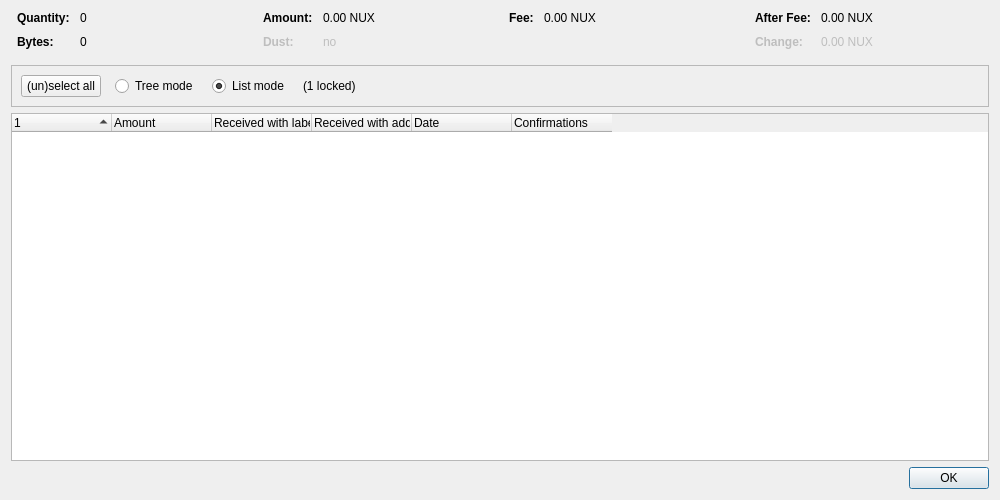
<?xml version="1.0" encoding="UTF-8"?>
<ui version="4.0">
 <class>CoinControlDialog</class>
 <widget class="QDialog" name="CoinControlDialog">
  <property name="geometry">
   <rect>
    <x>0</x>
    <y>0</y>
    <width>1000</width>
    <height>500</height>
   </rect>
  </property>
  <property name="windowTitle">
   <string>Coin Selection</string>
  </property>
  <layout class="QVBoxLayout" name="verticalLayout">
   <item>
    <layout class="QHBoxLayout" name="horizontalLayoutTop" stretch="0,0,0,0">
     <property name="topMargin">
      <number>0</number>
     </property>
     <property name="bottomMargin">
      <number>10</number>
     </property>
     <item>
      <layout class="QFormLayout" name="formLayoutCoinControl1">
       <property name="horizontalSpacing">
        <number>10</number>
       </property>
       <property name="verticalSpacing">
        <number>10</number>
       </property>
       <property name="leftMargin">
        <number>6</number>
       </property>
       <property name="rightMargin">
        <number>6</number>
       </property>
       <item row="0" column="0">
        <widget class="QLabel" name="labelCoinControlQuantityText">
         <property name="font">
          <font>
           <weight>75</weight>
           <bold>true</bold>
          </font>
         </property>
         <property name="text">
          <string>Quantity:</string>
         </property>
        </widget>
       </item>
       <item row="0" column="1">
        <widget class="QLabel" name="labelCoinControlQuantity">
         <property name="cursor">
          <cursorShape>IBeamCursor</cursorShape>
         </property>
         <property name="contextMenuPolicy">
          <enum>Qt::ActionsContextMenu</enum>
         </property>
         <property name="text">
          <string notr="true">0</string>
         </property>
         <property name="textInteractionFlags">
          <set>Qt::LinksAccessibleByMouse|Qt::TextSelectableByKeyboard|Qt::TextSelectableByMouse</set>
         </property>
        </widget>
       </item>
       <item row="1" column="0">
        <widget class="QLabel" name="labelCoinControlBytesText">
         <property name="font">
          <font>
           <weight>75</weight>
           <bold>true</bold>
          </font>
         </property>
         <property name="text">
          <string>Bytes:</string>
         </property>
        </widget>
       </item>
       <item row="1" column="1">
        <widget class="QLabel" name="labelCoinControlBytes">
         <property name="cursor">
          <cursorShape>IBeamCursor</cursorShape>
         </property>
         <property name="contextMenuPolicy">
          <enum>Qt::ActionsContextMenu</enum>
         </property>
         <property name="text">
          <string notr="true">0</string>
         </property>
         <property name="textInteractionFlags">
          <set>Qt::LinksAccessibleByMouse|Qt::TextSelectableByKeyboard|Qt::TextSelectableByMouse</set>
         </property>
        </widget>
       </item>
      </layout>
     </item>
     <item>
      <layout class="QFormLayout" name="formLayoutCoinControl2">
       <property name="horizontalSpacing">
        <number>10</number>
       </property>
       <property name="verticalSpacing">
        <number>10</number>
       </property>
       <property name="leftMargin">
        <number>6</number>
       </property>
       <property name="rightMargin">
        <number>6</number>
       </property>
       <item row="0" column="0">
        <widget class="QLabel" name="labelCoinControlAmountText">
         <property name="font">
          <font>
           <weight>75</weight>
           <bold>true</bold>
          </font>
         </property>
         <property name="text">
          <string>Amount:</string>
         </property>
        </widget>
       </item>
       <item row="0" column="1">
        <widget class="QLabel" name="labelCoinControlAmount">
         <property name="cursor">
          <cursorShape>IBeamCursor</cursorShape>
         </property>
         <property name="contextMenuPolicy">
          <enum>Qt::ActionsContextMenu</enum>
         </property>
         <property name="text">
          <string notr="true">0.00 NUX</string>
         </property>
         <property name="textInteractionFlags">
          <set>Qt::LinksAccessibleByMouse|Qt::TextSelectableByKeyboard|Qt::TextSelectableByMouse</set>
         </property>
        </widget>
       </item>
       <item row="1" column="0">
        <widget class="QLabel" name="labelCoinControlLowOutputText">
         <property name="enabled">
          <bool>false</bool>
         </property>
         <property name="font">
          <font>
           <weight>75</weight>
           <bold>true</bold>
          </font>
         </property>
         <property name="text">
          <string>Dust:</string>
         </property>
        </widget>
       </item>
       <item row="1" column="1">
        <widget class="QLabel" name="labelCoinControlLowOutput">
         <property name="enabled">
          <bool>false</bool>
         </property>
         <property name="cursor">
          <cursorShape>IBeamCursor</cursorShape>
         </property>
         <property name="contextMenuPolicy">
          <enum>Qt::ActionsContextMenu</enum>
         </property>
         <property name="text">
          <string notr="true">no</string>
         </property>
         <property name="textInteractionFlags">
          <set>Qt::LinksAccessibleByMouse|Qt::TextSelectableByKeyboard|Qt::TextSelectableByMouse</set>
         </property>
        </widget>
       </item>
      </layout>
     </item>
     <item>
      <layout class="QFormLayout" name="formLayoutCoinControl3">
       <property name="horizontalSpacing">
        <number>10</number>
       </property>
       <property name="verticalSpacing">
        <number>10</number>
       </property>
       <property name="leftMargin">
        <number>6</number>
       </property>
       <property name="rightMargin">
        <number>6</number>
       </property>
       <item row="0" column="0">
        <widget class="QLabel" name="labelCoinControlFeeText">
         <property name="font">
          <font>
           <weight>75</weight>
           <bold>true</bold>
          </font>
         </property>
         <property name="text">
          <string>Fee:</string>
         </property>
        </widget>
       </item>
       <item row="0" column="1">
        <widget class="QLabel" name="labelCoinControlFee">
         <property name="cursor">
          <cursorShape>IBeamCursor</cursorShape>
         </property>
         <property name="contextMenuPolicy">
          <enum>Qt::ActionsContextMenu</enum>
         </property>
         <property name="text">
          <string notr="true">0.00 NUX</string>
         </property>
         <property name="textInteractionFlags">
          <set>Qt::LinksAccessibleByMouse|Qt::TextSelectableByKeyboard|Qt::TextSelectableByMouse</set>
         </property>
        </widget>
       </item>
      </layout>
     </item>
     <item>
      <layout class="QFormLayout" name="formLayoutCoinControl4">
       <property name="horizontalSpacing">
        <number>10</number>
       </property>
       <property name="verticalSpacing">
        <number>10</number>
       </property>
       <property name="leftMargin">
        <number>6</number>
       </property>
       <property name="rightMargin">
        <number>6</number>
       </property>
       <item row="0" column="0">
        <widget class="QLabel" name="labelCoinControlAfterFeeText">
         <property name="font">
          <font>
           <weight>75</weight>
           <bold>true</bold>
          </font>
         </property>
         <property name="text">
          <string>After Fee:</string>
         </property>
        </widget>
       </item>
       <item row="0" column="1">
        <widget class="QLabel" name="labelCoinControlAfterFee">
         <property name="cursor">
          <cursorShape>IBeamCursor</cursorShape>
         </property>
         <property name="contextMenuPolicy">
          <enum>Qt::ActionsContextMenu</enum>
         </property>
         <property name="text">
          <string notr="true">0.00 NUX</string>
         </property>
         <property name="textInteractionFlags">
          <set>Qt::LinksAccessibleByMouse|Qt::TextSelectableByKeyboard|Qt::TextSelectableByMouse</set>
         </property>
        </widget>
       </item>
       <item row="1" column="0">
        <widget class="QLabel" name="labelCoinControlChangeText">
         <property name="enabled">
          <bool>false</bool>
         </property>
         <property name="font">
          <font>
           <weight>75</weight>
           <bold>true</bold>
          </font>
         </property>
         <property name="text">
          <string>Change:</string>
         </property>
        </widget>
       </item>
       <item row="1" column="1">
        <widget class="QLabel" name="labelCoinControlChange">
         <property name="enabled">
          <bool>false</bool>
         </property>
         <property name="cursor">
          <cursorShape>IBeamCursor</cursorShape>
         </property>
         <property name="contextMenuPolicy">
          <enum>Qt::ActionsContextMenu</enum>
         </property>
         <property name="text">
          <string notr="true">0.00 NUX</string>
         </property>
         <property name="textInteractionFlags">
          <set>Qt::LinksAccessibleByMouse|Qt::TextSelectableByKeyboard|Qt::TextSelectableByMouse</set>
         </property>
        </widget>
       </item>
      </layout>
     </item>
    </layout>
   </item>
   <item>
    <widget class="QFrame" name="frame">
     <property name="minimumSize">
      <size>
       <width>0</width>
       <height>40</height>
      </size>
     </property>
     <property name="frameShape">
      <enum>QFrame::StyledPanel</enum>
     </property>
     <property name="frameShadow">
      <enum>QFrame::Sunken</enum>
     </property>
     <layout class="QHBoxLayout" name="horizontalLayout">
      <item>
       <layout class="QHBoxLayout" name="horizontalLayoutPanel" stretch="0,0,0,0,0">
        <property name="spacing">
         <number>14</number>
        </property>
        <item>
         <widget class="QPushButton" name="pushButtonSelectAll">
          <property name="sizePolicy">
           <sizepolicy hsizetype="Maximum" vsizetype="Fixed">
            <horstretch>0</horstretch>
            <verstretch>0</verstretch>
           </sizepolicy>
          </property>
          <property name="text">
           <string>(un)select all</string>
          </property>
          <property name="autoDefault">
           <bool>false</bool>
          </property>
         </widget>
        </item>
        <item>
         <widget class="QRadioButton" name="radioTreeMode">
          <property name="sizePolicy">
           <sizepolicy hsizetype="Maximum" vsizetype="Fixed">
            <horstretch>0</horstretch>
            <verstretch>0</verstretch>
           </sizepolicy>
          </property>
          <property name="text">
           <string>Tree mode</string>
          </property>
         </widget>
        </item>
        <item>
         <widget class="QRadioButton" name="radioListMode">
          <property name="sizePolicy">
           <sizepolicy hsizetype="Maximum" vsizetype="Fixed">
            <horstretch>0</horstretch>
            <verstretch>0</verstretch>
           </sizepolicy>
          </property>
          <property name="text">
           <string>List mode</string>
          </property>
          <property name="checked">
           <bool>true</bool>
          </property>
         </widget>
        </item>
        <item>
         <widget class="QLabel" name="labelLocked">
          <property name="text">
           <string notr="true">(1 locked)</string>
          </property>
         </widget>
        </item>
        <item>
         <spacer name="horizontalSpacer">
          <property name="orientation">
           <enum>Qt::Horizontal</enum>
          </property>
          <property name="sizeHint" stdset="0">
           <size>
            <width>40</width>
            <height>20</height>
           </size>
          </property>
         </spacer>
        </item>
       </layout>
      </item>
     </layout>
    </widget>
   </item>
   <item>
    <widget class="CoinControlTreeWidget" name="treeWidget">
     <property name="contextMenuPolicy">
      <enum>Qt::CustomContextMenu</enum>
     </property>
     <property name="sortingEnabled">
      <bool>false</bool>
     </property>
     <property name="columnCount">
      <number>6</number>
     </property>
     <attribute name="headerShowSortIndicator" stdset="0">
      <bool>true</bool>
     </attribute>
     <attribute name="headerStretchLastSection">
      <bool>false</bool>
     </attribute>
     <column>
      <property name="text">
       <string/>
      </property>
     </column>
     <column>
      <property name="text">
       <string>Amount</string>
      </property>
     </column>
     <column>
      <property name="text">
       <string>Received with label</string>
      </property>
     </column>
     <column>
      <property name="text">
       <string>Received with address</string>
      </property>
     </column>
     <column>
      <property name="text">
       <string>Date</string>
      </property>
     </column>
     <column>
      <property name="text">
       <string>Confirmations</string>
      </property>
      <property name="toolTip">
       <string>Confirmed</string>
      </property>
     </column>
     <column>
      <property name="text">
       <string/>
      </property>
     </column>
     <column>
      <property name="text">
       <string/>
      </property>
     </column>
     <column>
      <property name="text">
       <string/>
      </property>
     </column>
     <column>
      <property name="text">
       <string/>
      </property>
     </column>
    </widget>
   </item>
   <item>
    <widget class="QDialogButtonBox" name="buttonBox">
     <property name="orientation">
      <enum>Qt::Horizontal</enum>
     </property>
     <property name="standardButtons">
      <set>QDialogButtonBox::Ok</set>
     </property>
    </widget>
   </item>
  </layout>
 </widget>
 <customwidgets>
  <customwidget>
   <class>CoinControlTreeWidget</class>
   <extends>QTreeWidget</extends>
   <header>qt/coincontroltreewidget.h</header>
  </customwidget>
 </customwidgets>
 <resources/>
 <connections/>
</ui>
